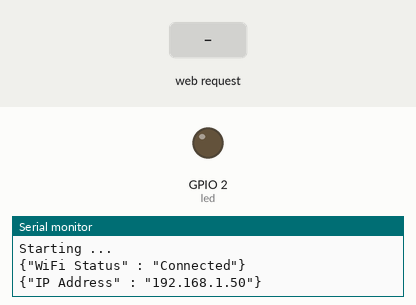
The program below on a simulated ESP8266 (NodeMCU). On the bench: output pins drawn as LEDs (lit = HIGH), the last lines printed to the serial monitor. The inputs (shaded band) are chosen by the test bench. WiFi joins after 1.5 s; servers stay silent unless stated; uploads are accepted with an empty reply.

Above: at 2.7 s.
2.8 s: HTTP request GET /led?state=on received
At 4.4 s:
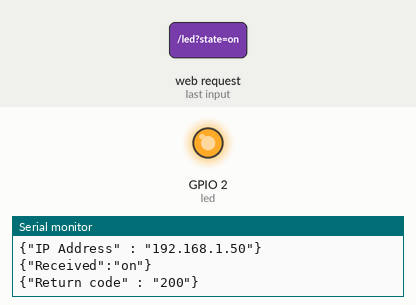
6.0 s: HTTP request GET /led received
At 6.8 s:
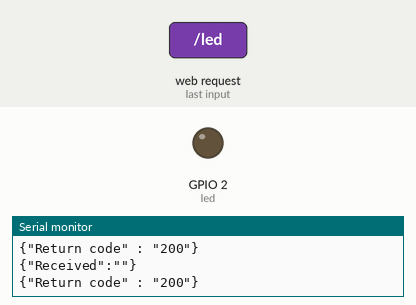
Timing chart, 0 to 9.0 s (numbered marks = the images above; inputs shaded):
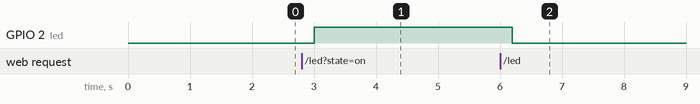

The program:

main.cpp
```cpp
#include <ESP8266WiFi.h>
#include <ESP8266WebServer.h>
//#include <ESP8266mDNS.h>
#include <ESP8266HTTPClient.h>
#include <ArduinoJson.h>

const char* ssid = "K.A.O.S.";
const char* password = "f7IaQYs#%Aa";

int state = 0;

const char* host = "http://api.tracey-island.co.uk/esp8266.php"; //edit the host adress, ip address etc.
String url = "/post/"; int adcvalue=0;


String payload;
String action;
String item;

const byte numChars = 200;
char receivedChars[numChars];   // an array to store the received data

boolean newData = false;

StaticJsonDocument<200> doc;

// HTTP server will listen at port 80
ESP8266WebServer server(80);

const int led = 2;


void send_information (String item, String action) {
  StaticJsonDocument<200> doc;
  payload = "";

  doc["item"] = item;
  doc["action"] = action;
  serializeJson(doc, payload);
  Serial.println("");

  //Serial.print("The payload to be transmitted is ");
  //Serial.println(payload);

  //This is the start of the code that was working for http
  //The following is not required at the moment but may be required later
  //Serial.println("{\"URL\" : \"" + url + "\"}");
  //String postData = "{\"action\":\"" + passedstate + "\"}";
  String address = host;

  HTTPClient http;
  http.begin(address);
  http.addHeader("Content-Type", "application/json");
  auto httpCode = http.POST(payload);
  Serial.print("{\"Return code\" : \"");
  Serial.print(httpCode);
  Serial.println("\"}");
  //Serial.print("The httpCode is ");
  //Serial.println(httpCode); //Print HTTP return code
  //Serial.println("I am at the payload call");
  String payload = http.getString();
  //Serial.println(payload); //Print request response payload
  http.end(); //Close connection Serial.println();
  //This is the end of the code that was working for http
}

void handle_led() {
  // get the value of request argument "state" and convert it to an int
  String passedstate = server.arg("state");
  doc["Received"] = passedstate;
  serializeJson(doc, Serial);

  //Serial.println("{\"Received\" : \"" + passedstate + "\"}");
  //Serial.println("");
  //Serial.print("Value passed in ");
  //Serial.println(passedstate);

  if (passedstate=="on") {
      state = 1;
      action="on";
  } else {
      state = 0;
      action="off";
  }

  item="ESPLight";
  send_information(item, action);

  digitalWrite(led, state);
  //server.send(200, "text/plain", String("LED is now ") + ((state)?"on":"off"));
  server.send(200, "text/plain", String("LED is now ") + passedstate);

}

void setup(void) {
  Serial.println("Starting ...");

  //Serial.begin(115200);
  Serial.begin(9600);
  //Serial.println("");
  pinMode(led, OUTPUT);
  digitalWrite(led, LOW);


  //Set a host name to identify the device on the network
  //WiFi.hostname("ESPTest");

  // Connect to WiFi network
  //Serial.println("Attempting to connect to the WiFi");

  WiFi.mode(WIFI_STA);
  WiFi.begin(ssid, password);

 //MDNS.begin("ESPTest");

  // Wait for connection
 while (WiFi.status() != WL_CONNECTED) {
    delay(500);
    //Serial.print(".");
  }
  Serial.println("{\"WiFi Status\" : \"Connected\"}");
  Serial.print("{\"IP Address\" : \"");
  Serial.print(WiFi.localIP());
  Serial.println("\"}");
  //Serial.println("");
  //Serial.print("Connected to ");
  //Serial.println(ssid);
  //Serial.print("IP address: ");
  //Serial.println(WiFi.localIP());

  // Set up the endpoints for HTTP server
  //
  // Endpoints can be written as inline functions:
  //server.on("/", [](){
   //server.send(200, "text/html", form);
  //});

  // And as regular external functions:
  //server.on("/adc", handle_adc);
  server.on("/led", handle_led);
  //server.on("/led.png", handle_image);
  //server.on("/showled", handle_webpage_with_image);

  // Start the server
  server.begin();  // Add this back in
  //Serial.println("HTTP server started");
}

void loop(void) {
  // check for incomming client connections frequently in the main loop:
  static byte ndx = 0;
  char endMarker = '}';
  char rc;

  //StaticJsonDocument<200> doc;

  while (Serial.available() > 0 && newData == false) {
      //Read the next character on the serial bus
      rc = Serial.read();
      Serial.print(rc);  //This has been left in for debugging of the ESP8266 if needed.

      if (rc != endMarker) {
        //The have not received '{' as a charcter which donotes the end of the code that we are intrested in.
        //Add the character which has been read in to those previously read in and increment the counter
        //to get the next character
        receivedChars[ndx] = rc;
            ndx++;
            if (ndx >= numChars) {
                ndx = numChars - 1;
            }
      }
      else {
          //We have received a '(' donating that we have received a full JSON String
          //Make sure that a '(' is added to the string to be processed and
          receivedChars[ndx] = rc;
          ndx++;
          receivedChars[ndx] = '\0'; // terminate the string
          ndx = 0;
          newData = true;

          //Serial.print("Received characters *");  //This has been left in for debugging of the ESP8266 if needed.
          //Serial.print(receivedChars);            //This has been left in for debugging of the ESP8266 if needed.
          //Serial.println("*");                    //This has been left in for debugging of the ESP8266 if needed.
          //Serial.flush();                       //This has been left in for debugging of the ESP8266 if needed.
      }
  }

  if (newData == true) {
      //We have a new JSON string to process
      //Serial.print(" New data has been receiced ");  //This has been left in for debugging of the ESP8266 if needed.
      //Serial.println(receivedChars);                 //This has been left in for debugging of the ESP8266 if needed.


      char *json = receivedChars;

      DeserializationError error = deserializeJson(doc, json);

      if (error) {
          Serial.print("deserializeJson() failed with code ");
          Serial.println(error.c_str());
          return;
      }

      String item = doc["item"];
      String action = doc["action"];
      //Serial.print("Item to be controlled ");
      //Serial.println(item);
      //Serial.print("Action to be taken ");
      //Serial.println(action);

      if (item == "ESPLight") {

          if (action == "on") {
              digitalWrite(led, HIGH);
          } else if (action == "off") {
              digitalWrite(led, LOW);
          }
      }

      send_information(item, action);


      newData = false;
  }

  server.handleClient();
}
```

Measured:
- after the input at 2.8 s, GPIO 2 (led): LOW → HIGH after 0.20 s
- after the input at 6.0 s, GPIO 2 (led): HIGH → LOW after 0.20 s
